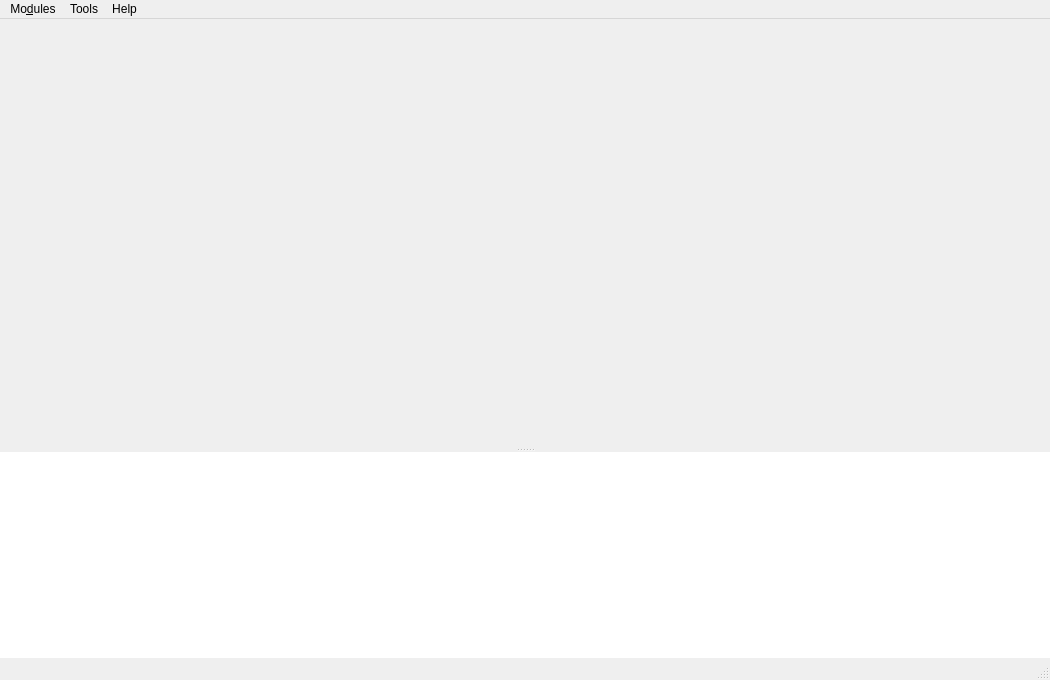
<?xml version="1.0" encoding="UTF-8"?>
<ui version="4.0">
 <class>MainWindow</class>
 <widget class="QMainWindow" name="MainWindow">
  <property name="geometry">
   <rect>
    <x>0</x>
    <y>0</y>
    <width>1050</width>
    <height>680</height>
   </rect>
  </property>
  <property name="windowTitle">
   <string>MainWindow</string>
  </property>
  <property name="styleSheet">
   <string notr="true">QMainWindow::separator {
  width: 1px;
}

QToolButton {
	font-size: 13px;
}
</string>
  </property>
  <widget class="QWidget" name="centralWidget">
   <layout class="QVBoxLayout" name="verticalLayout">
    <property name="leftMargin">
     <number>0</number>
    </property>
    <property name="topMargin">
     <number>0</number>
    </property>
    <property name="rightMargin">
     <number>0</number>
    </property>
    <property name="bottomMargin">
     <number>0</number>
    </property>
    <item>
     <widget class="QSplitter" name="splitter">
      <property name="orientation">
       <enum>Qt::Vertical</enum>
      </property>
      <widget class="QFrame" name="frame">
       <property name="sizePolicy">
        <sizepolicy hsizetype="Expanding" vsizetype="Expanding">
         <horstretch>0</horstretch>
         <verstretch>0</verstretch>
        </sizepolicy>
       </property>
       <property name="frameShape">
        <enum>QFrame::NoFrame</enum>
       </property>
       <layout class="QHBoxLayout" name="horizontalLayout">
        <property name="leftMargin">
         <number>0</number>
        </property>
        <property name="topMargin">
         <number>0</number>
        </property>
        <property name="rightMargin">
         <number>0</number>
        </property>
        <property name="bottomMargin">
         <number>0</number>
        </property>
        <item>
         <widget class="MainPlotWidget" name="plotWidget" native="true">
          <property name="minimumSize">
           <size>
            <width>500</width>
            <height>400</height>
           </size>
          </property>
         </widget>
        </item>
       </layout>
      </widget>
      <widget class="QPlainTextEdit" name="loggerWidget">
       <property name="frameShape">
        <enum>QFrame::NoFrame</enum>
       </property>
       <property name="frameShadow">
        <enum>QFrame::Plain</enum>
       </property>
       <property name="lineWidth">
        <number>1</number>
       </property>
       <property name="readOnly">
        <bool>true</bool>
       </property>
       <property name="tabStopWidth">
        <number>120</number>
       </property>
      </widget>
     </widget>
    </item>
   </layout>
  </widget>
  <widget class="QMenuBar" name="menubar">
   <property name="geometry">
    <rect>
     <x>0</x>
     <y>0</y>
     <width>1050</width>
     <height>22</height>
    </rect>
   </property>
   <widget class="QMenu" name="menuModules">
    <property name="title">
     <string>Mo&amp;dules</string>
    </property>
    <widget class="QMenu" name="menuModulesQuanty">
     <property name="title">
      <string>&amp;Quanty</string>
     </property>
     <addaction name="quantyOpenPreferencesDialogAction"/>
     <addaction name="separator"/>
     <addaction name="quantySaveInputAction"/>
     <addaction name="quantySaveInputAsAction"/>
     <addaction name="separator"/>
     <addaction name="quantyModuleHideAction"/>
    </widget>
    <addaction name="menuModulesQuanty"/>
   </widget>
   <widget class="QMenu" name="menuHelp">
    <property name="title">
     <string>Help</string>
    </property>
    <addaction name="openAboutDialogAction"/>
   </widget>
   <widget class="QMenu" name="menuTools">
    <property name="title">
     <string>Tools</string>
    </property>
    <addaction name="loadExperimentalDataAction"/>
   </widget>
   <addaction name="menuModules"/>
   <addaction name="menuTools"/>
   <addaction name="menuHelp"/>
  </widget>
  <widget class="QStatusBar" name="statusbar">
   <property name="enabled">
    <bool>true</bool>
   </property>
  </widget>
  <action name="quantySaveInputAction">
   <property name="text">
    <string>Save Input</string>
   </property>
   <property name="toolTip">
    <string>Save the Quanty Input File</string>
   </property>
  </action>
  <action name="quantySaveInputAsAction">
   <property name="text">
    <string>Save Input As...</string>
   </property>
  </action>
  <action name="quantyModuleShowAction">
   <property name="text">
    <string>Show Module</string>
   </property>
   <property name="toolTip">
    <string>Show the Quanty Module</string>
   </property>
  </action>
  <action name="quantyModuleHideAction">
   <property name="text">
    <string>Hide Module</string>
   </property>
   <property name="toolTip">
    <string>Hide the Quanty Module</string>
   </property>
  </action>
  <action name="quantyLoadCalculationsAction">
   <property name="text">
    <string>Load Calculations</string>
   </property>
  </action>
  <action name="quantyRunCalculationAction">
   <property name="text">
    <string>Run</string>
   </property>
  </action>
  <action name="quantyRemoveAllCalculationsAction">
   <property name="text">
    <string>Remove All Calculations</string>
   </property>
  </action>
  <action name="quantyOpenPreferencesDialogAction">
   <property name="text">
    <string>Preferences...</string>
   </property>
  </action>
  <action name="openAboutDialogAction">
   <property name="text">
    <string>About</string>
   </property>
  </action>
  <action name="quantySaveAllCalculationsAsAction">
   <property name="text">
    <string>Save All Calculations As...</string>
   </property>
  </action>
  <action name="loadExperimentalDataAction">
   <property name="text">
    <string>Load Experimental Data</string>
   </property>
  </action>
 </widget>
 <customwidgets>
  <customwidget>
   <class>MainPlotWidget</class>
   <extends>QWidget</extends>
   <header>.plot</header>
   <container>1</container>
  </customwidget>
 </customwidgets>
 <resources/>
 <connections/>
</ui>
